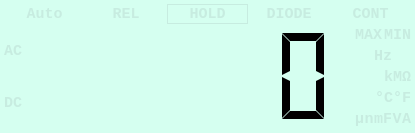
<?xml version="1.0" encoding="UTF-8"?>
<ui version="4.0">
 <class>DMMDisplay</class>
 <widget class="QWidget" name="DMMDisplay">
  <property name="geometry">
   <rect>
    <x>0</x>
    <y>0</y>
    <width>415</width>
    <height>133</height>
   </rect>
  </property>
  <property name="palette">
   <palette>
    <active>
     <colorrole role="WindowText">
      <brush brushstyle="SolidPattern">
       <color alpha="255">
        <red>0</red>
        <green>0</green>
        <blue>0</blue>
       </color>
      </brush>
     </colorrole>
     <colorrole role="Button">
      <brush brushstyle="SolidPattern">
       <color alpha="255">
        <red>213</red>
        <green>255</green>
        <blue>240</blue>
       </color>
      </brush>
     </colorrole>
     <colorrole role="Light">
      <brush brushstyle="SolidPattern">
       <color alpha="255">
        <red>255</red>
        <green>255</green>
        <blue>255</blue>
       </color>
      </brush>
     </colorrole>
     <colorrole role="Midlight">
      <brush brushstyle="SolidPattern">
       <color alpha="255">
        <red>234</red>
        <green>255</green>
        <blue>247</blue>
       </color>
      </brush>
     </colorrole>
     <colorrole role="Dark">
      <brush brushstyle="SolidPattern">
       <color alpha="255">
        <red>175</red>
        <green>208</green>
        <blue>197</blue>
       </color>
      </brush>
     </colorrole>
     <colorrole role="Mid">
      <brush brushstyle="SolidPattern">
       <color alpha="255">
        <red>142</red>
        <green>170</green>
        <blue>160</blue>
       </color>
      </brush>
     </colorrole>
     <colorrole role="Text">
      <brush brushstyle="SolidPattern">
       <color alpha="255">
        <red>0</red>
        <green>0</green>
        <blue>0</blue>
       </color>
      </brush>
     </colorrole>
     <colorrole role="BrightText">
      <brush brushstyle="SolidPattern">
       <color alpha="255">
        <red>255</red>
        <green>255</green>
        <blue>255</blue>
       </color>
      </brush>
     </colorrole>
     <colorrole role="ButtonText">
      <brush brushstyle="SolidPattern">
       <color alpha="255">
        <red>0</red>
        <green>0</green>
        <blue>0</blue>
       </color>
      </brush>
     </colorrole>
     <colorrole role="Base">
      <brush brushstyle="SolidPattern">
       <color alpha="255">
        <red>255</red>
        <green>255</green>
        <blue>255</blue>
       </color>
      </brush>
     </colorrole>
     <colorrole role="Window">
      <brush brushstyle="SolidPattern">
       <color alpha="255">
        <red>213</red>
        <green>255</green>
        <blue>240</blue>
       </color>
      </brush>
     </colorrole>
     <colorrole role="Shadow">
      <brush brushstyle="SolidPattern">
       <color alpha="255">
        <red>0</red>
        <green>0</green>
        <blue>0</blue>
       </color>
      </brush>
     </colorrole>
     <colorrole role="AlternateBase">
      <brush brushstyle="SolidPattern">
       <color alpha="255">
        <red>234</red>
        <green>255</green>
        <blue>247</blue>
       </color>
      </brush>
     </colorrole>
     <colorrole role="ToolTipBase">
      <brush brushstyle="SolidPattern">
       <color alpha="255">
        <red>255</red>
        <green>255</green>
        <blue>220</blue>
       </color>
      </brush>
     </colorrole>
     <colorrole role="ToolTipText">
      <brush brushstyle="SolidPattern">
       <color alpha="255">
        <red>0</red>
        <green>0</green>
        <blue>0</blue>
       </color>
      </brush>
     </colorrole>
    </active>
    <inactive>
     <colorrole role="WindowText">
      <brush brushstyle="SolidPattern">
       <color alpha="255">
        <red>0</red>
        <green>0</green>
        <blue>0</blue>
       </color>
      </brush>
     </colorrole>
     <colorrole role="Button">
      <brush brushstyle="SolidPattern">
       <color alpha="255">
        <red>213</red>
        <green>255</green>
        <blue>240</blue>
       </color>
      </brush>
     </colorrole>
     <colorrole role="Light">
      <brush brushstyle="SolidPattern">
       <color alpha="255">
        <red>255</red>
        <green>255</green>
        <blue>255</blue>
       </color>
      </brush>
     </colorrole>
     <colorrole role="Midlight">
      <brush brushstyle="SolidPattern">
       <color alpha="255">
        <red>234</red>
        <green>255</green>
        <blue>247</blue>
       </color>
      </brush>
     </colorrole>
     <colorrole role="Dark">
      <brush brushstyle="SolidPattern">
       <color alpha="255">
        <red>175</red>
        <green>208</green>
        <blue>197</blue>
       </color>
      </brush>
     </colorrole>
     <colorrole role="Mid">
      <brush brushstyle="SolidPattern">
       <color alpha="255">
        <red>142</red>
        <green>170</green>
        <blue>160</blue>
       </color>
      </brush>
     </colorrole>
     <colorrole role="Text">
      <brush brushstyle="SolidPattern">
       <color alpha="255">
        <red>0</red>
        <green>0</green>
        <blue>0</blue>
       </color>
      </brush>
     </colorrole>
     <colorrole role="BrightText">
      <brush brushstyle="SolidPattern">
       <color alpha="255">
        <red>255</red>
        <green>255</green>
        <blue>255</blue>
       </color>
      </brush>
     </colorrole>
     <colorrole role="ButtonText">
      <brush brushstyle="SolidPattern">
       <color alpha="255">
        <red>0</red>
        <green>0</green>
        <blue>0</blue>
       </color>
      </brush>
     </colorrole>
     <colorrole role="Base">
      <brush brushstyle="SolidPattern">
       <color alpha="255">
        <red>255</red>
        <green>255</green>
        <blue>255</blue>
       </color>
      </brush>
     </colorrole>
     <colorrole role="Window">
      <brush brushstyle="SolidPattern">
       <color alpha="255">
        <red>213</red>
        <green>255</green>
        <blue>240</blue>
       </color>
      </brush>
     </colorrole>
     <colorrole role="Shadow">
      <brush brushstyle="SolidPattern">
       <color alpha="255">
        <red>0</red>
        <green>0</green>
        <blue>0</blue>
       </color>
      </brush>
     </colorrole>
     <colorrole role="AlternateBase">
      <brush brushstyle="SolidPattern">
       <color alpha="255">
        <red>234</red>
        <green>255</green>
        <blue>247</blue>
       </color>
      </brush>
     </colorrole>
     <colorrole role="ToolTipBase">
      <brush brushstyle="SolidPattern">
       <color alpha="255">
        <red>255</red>
        <green>255</green>
        <blue>220</blue>
       </color>
      </brush>
     </colorrole>
     <colorrole role="ToolTipText">
      <brush brushstyle="SolidPattern">
       <color alpha="255">
        <red>0</red>
        <green>0</green>
        <blue>0</blue>
       </color>
      </brush>
     </colorrole>
    </inactive>
    <disabled>
     <colorrole role="WindowText">
      <brush brushstyle="SolidPattern">
       <color alpha="255">
        <red>199</red>
        <green>236</green>
        <blue>224</blue>
       </color>
      </brush>
     </colorrole>
     <colorrole role="Button">
      <brush brushstyle="SolidPattern">
       <color alpha="255">
        <red>213</red>
        <green>255</green>
        <blue>240</blue>
       </color>
      </brush>
     </colorrole>
     <colorrole role="Light">
      <brush brushstyle="SolidPattern">
       <color alpha="255">
        <red>255</red>
        <green>255</green>
        <blue>255</blue>
       </color>
      </brush>
     </colorrole>
     <colorrole role="Midlight">
      <brush brushstyle="SolidPattern">
       <color alpha="255">
        <red>234</red>
        <green>255</green>
        <blue>247</blue>
       </color>
      </brush>
     </colorrole>
     <colorrole role="Dark">
      <brush brushstyle="SolidPattern">
       <color alpha="255">
        <red>175</red>
        <green>208</green>
        <blue>197</blue>
       </color>
      </brush>
     </colorrole>
     <colorrole role="Mid">
      <brush brushstyle="SolidPattern">
       <color alpha="255">
        <red>142</red>
        <green>170</green>
        <blue>160</blue>
       </color>
      </brush>
     </colorrole>
     <colorrole role="Text">
      <brush brushstyle="SolidPattern">
       <color alpha="255">
        <red>175</red>
        <green>208</green>
        <blue>197</blue>
       </color>
      </brush>
     </colorrole>
     <colorrole role="BrightText">
      <brush brushstyle="SolidPattern">
       <color alpha="255">
        <red>255</red>
        <green>255</green>
        <blue>255</blue>
       </color>
      </brush>
     </colorrole>
     <colorrole role="ButtonText">
      <brush brushstyle="SolidPattern">
       <color alpha="255">
        <red>175</red>
        <green>208</green>
        <blue>197</blue>
       </color>
      </brush>
     </colorrole>
     <colorrole role="Base">
      <brush brushstyle="SolidPattern">
       <color alpha="255">
        <red>213</red>
        <green>255</green>
        <blue>240</blue>
       </color>
      </brush>
     </colorrole>
     <colorrole role="Window">
      <brush brushstyle="SolidPattern">
       <color alpha="255">
        <red>213</red>
        <green>255</green>
        <blue>240</blue>
       </color>
      </brush>
     </colorrole>
     <colorrole role="Shadow">
      <brush brushstyle="SolidPattern">
       <color alpha="255">
        <red>0</red>
        <green>0</green>
        <blue>0</blue>
       </color>
      </brush>
     </colorrole>
     <colorrole role="AlternateBase">
      <brush brushstyle="SolidPattern">
       <color alpha="255">
        <red>213</red>
        <green>255</green>
        <blue>240</blue>
       </color>
      </brush>
     </colorrole>
     <colorrole role="ToolTipBase">
      <brush brushstyle="SolidPattern">
       <color alpha="255">
        <red>255</red>
        <green>255</green>
        <blue>220</blue>
       </color>
      </brush>
     </colorrole>
     <colorrole role="ToolTipText">
      <brush brushstyle="SolidPattern">
       <color alpha="255">
        <red>0</red>
        <green>0</green>
        <blue>0</blue>
       </color>
      </brush>
     </colorrole>
    </disabled>
   </palette>
  </property>
  <property name="font">
   <font>
    <family>Monospace</family>
    <pointsize>11</pointsize>
    <weight>75</weight>
    <bold>true</bold>
   </font>
  </property>
  <property name="windowTitle">
   <string>TekPower DMM</string>
  </property>
  <property name="windowIcon">
   <iconset resource="TekPowerDMM.qrc">
    <normaloff>:/TekPowerDMM.ico</normaloff>:/TekPowerDMM.ico</iconset>
  </property>
  <layout class="QVBoxLayout" name="verticalLayout_3" stretch="0,1">
   <property name="spacing">
    <number>0</number>
   </property>
   <property name="leftMargin">
    <number>4</number>
   </property>
   <property name="topMargin">
    <number>4</number>
   </property>
   <property name="rightMargin">
    <number>4</number>
   </property>
   <property name="bottomMargin">
    <number>4</number>
   </property>
   <item>
    <layout class="QHBoxLayout" name="hl1">
     <property name="spacing">
      <number>0</number>
     </property>
     <item>
      <widget class="QLabel" name="lAuto">
       <property name="enabled">
        <bool>false</bool>
       </property>
       <property name="text">
        <string>Auto</string>
       </property>
       <property name="textFormat">
        <enum>Qt::PlainText</enum>
       </property>
       <property name="scaledContents">
        <bool>true</bool>
       </property>
       <property name="alignment">
        <set>Qt::AlignCenter</set>
       </property>
      </widget>
     </item>
     <item>
      <widget class="QLabel" name="lRel">
       <property name="enabled">
        <bool>false</bool>
       </property>
       <property name="text">
        <string>REL</string>
       </property>
       <property name="textFormat">
        <enum>Qt::PlainText</enum>
       </property>
       <property name="scaledContents">
        <bool>true</bool>
       </property>
       <property name="alignment">
        <set>Qt::AlignCenter</set>
       </property>
      </widget>
     </item>
     <item>
      <widget class="QLabel" name="lHold">
       <property name="enabled">
        <bool>false</bool>
       </property>
       <property name="palette">
        <palette>
         <active>
          <colorrole role="WindowText">
           <brush brushstyle="SolidPattern">
            <color alpha="255">
             <red>213</red>
             <green>255</green>
             <blue>240</blue>
            </color>
           </brush>
          </colorrole>
          <colorrole role="Base">
           <brush brushstyle="SolidPattern">
            <color alpha="255">
             <red>255</red>
             <green>255</green>
             <blue>255</blue>
            </color>
           </brush>
          </colorrole>
          <colorrole role="Window">
           <brush brushstyle="SolidPattern">
            <color alpha="255">
             <red>0</red>
             <green>0</green>
             <blue>0</blue>
            </color>
           </brush>
          </colorrole>
          <colorrole role="Shadow">
           <brush brushstyle="SolidPattern">
            <color alpha="255">
             <red>0</red>
             <green>0</green>
             <blue>0</blue>
            </color>
           </brush>
          </colorrole>
         </active>
         <inactive>
          <colorrole role="WindowText">
           <brush brushstyle="SolidPattern">
            <color alpha="255">
             <red>213</red>
             <green>255</green>
             <blue>240</blue>
            </color>
           </brush>
          </colorrole>
          <colorrole role="Base">
           <brush brushstyle="SolidPattern">
            <color alpha="255">
             <red>255</red>
             <green>255</green>
             <blue>255</blue>
            </color>
           </brush>
          </colorrole>
          <colorrole role="Window">
           <brush brushstyle="SolidPattern">
            <color alpha="255">
             <red>0</red>
             <green>0</green>
             <blue>0</blue>
            </color>
           </brush>
          </colorrole>
          <colorrole role="Shadow">
           <brush brushstyle="SolidPattern">
            <color alpha="255">
             <red>0</red>
             <green>0</green>
             <blue>0</blue>
            </color>
           </brush>
          </colorrole>
         </inactive>
         <disabled>
          <colorrole role="WindowText">
           <brush brushstyle="SolidPattern">
            <color alpha="255">
             <red>199</red>
             <green>236</green>
             <blue>224</blue>
            </color>
           </brush>
          </colorrole>
          <colorrole role="Base">
           <brush brushstyle="SolidPattern">
            <color alpha="255">
             <red>213</red>
             <green>255</green>
             <blue>240</blue>
            </color>
           </brush>
          </colorrole>
          <colorrole role="Window">
           <brush brushstyle="SolidPattern">
            <color alpha="255">
             <red>213</red>
             <green>255</green>
             <blue>240</blue>
            </color>
           </brush>
          </colorrole>
          <colorrole role="Shadow">
           <brush brushstyle="SolidPattern">
            <color alpha="255">
             <red>213</red>
             <green>255</green>
             <blue>240</blue>
            </color>
           </brush>
          </colorrole>
         </disabled>
        </palette>
       </property>
       <property name="autoFillBackground">
        <bool>true</bool>
       </property>
       <property name="frameShape">
        <enum>QFrame::Box</enum>
       </property>
       <property name="text">
        <string>HOLD</string>
       </property>
       <property name="textFormat">
        <enum>Qt::PlainText</enum>
       </property>
       <property name="scaledContents">
        <bool>true</bool>
       </property>
       <property name="alignment">
        <set>Qt::AlignCenter</set>
       </property>
      </widget>
     </item>
     <item>
      <widget class="QLabel" name="lDiode">
       <property name="enabled">
        <bool>false</bool>
       </property>
       <property name="text">
        <string>DIODE</string>
       </property>
       <property name="textFormat">
        <enum>Qt::PlainText</enum>
       </property>
       <property name="scaledContents">
        <bool>true</bool>
       </property>
       <property name="alignment">
        <set>Qt::AlignCenter</set>
       </property>
      </widget>
     </item>
     <item>
      <widget class="QLabel" name="lCont">
       <property name="enabled">
        <bool>false</bool>
       </property>
       <property name="text">
        <string>CONT</string>
       </property>
       <property name="textFormat">
        <enum>Qt::PlainText</enum>
       </property>
       <property name="scaledContents">
        <bool>true</bool>
       </property>
       <property name="alignment">
        <set>Qt::AlignCenter</set>
       </property>
      </widget>
     </item>
    </layout>
   </item>
   <item>
    <layout class="QHBoxLayout" name="hl2" stretch="0,2,0">
     <item>
      <layout class="QVBoxLayout" name="vl1">
       <item>
        <widget class="QLabel" name="lAC">
         <property name="enabled">
          <bool>false</bool>
         </property>
         <property name="text">
          <string>AC</string>
         </property>
         <property name="textFormat">
          <enum>Qt::PlainText</enum>
         </property>
         <property name="scaledContents">
          <bool>true</bool>
         </property>
         <property name="alignment">
          <set>Qt::AlignCenter</set>
         </property>
        </widget>
       </item>
       <item>
        <widget class="QLabel" name="lDC">
         <property name="enabled">
          <bool>false</bool>
         </property>
         <property name="text">
          <string>DC</string>
         </property>
         <property name="textFormat">
          <enum>Qt::PlainText</enum>
         </property>
         <property name="scaledContents">
          <bool>true</bool>
         </property>
         <property name="alignment">
          <set>Qt::AlignCenter</set>
         </property>
        </widget>
       </item>
      </layout>
     </item>
     <item>
      <widget class="QLCDNumber" name="lcdNumber">
       <property name="frameShape">
        <enum>QFrame::NoFrame</enum>
       </property>
       <property name="smallDecimalPoint">
        <bool>true</bool>
       </property>
       <property name="digitCount">
        <number>5</number>
       </property>
       <property name="segmentStyle">
        <enum>QLCDNumber::Flat</enum>
       </property>
      </widget>
     </item>
     <item>
      <layout class="QVBoxLayout" name="vl2">
       <property name="spacing">
        <number>0</number>
       </property>
       <item>
        <layout class="QHBoxLayout" name="vl2hl4">
         <property name="spacing">
          <number>2</number>
         </property>
         <item>
          <widget class="QLabel" name="lMax">
           <property name="enabled">
            <bool>false</bool>
           </property>
           <property name="text">
            <string>MAX</string>
           </property>
           <property name="textFormat">
            <enum>Qt::PlainText</enum>
           </property>
           <property name="scaledContents">
            <bool>true</bool>
           </property>
           <property name="alignment">
            <set>Qt::AlignCenter</set>
           </property>
          </widget>
         </item>
         <item>
          <widget class="QLabel" name="lMin">
           <property name="enabled">
            <bool>false</bool>
           </property>
           <property name="text">
            <string>MIN</string>
           </property>
           <property name="textFormat">
            <enum>Qt::PlainText</enum>
           </property>
           <property name="scaledContents">
            <bool>true</bool>
           </property>
           <property name="alignment">
            <set>Qt::AlignCenter</set>
           </property>
          </widget>
         </item>
        </layout>
       </item>
       <item>
        <widget class="QLabel" name="lHerz">
         <property name="enabled">
          <bool>false</bool>
         </property>
         <property name="text">
          <string>Hz</string>
         </property>
         <property name="textFormat">
          <enum>Qt::PlainText</enum>
         </property>
         <property name="scaledContents">
          <bool>true</bool>
         </property>
         <property name="alignment">
          <set>Qt::AlignCenter</set>
         </property>
        </widget>
       </item>
       <item>
        <layout class="QHBoxLayout" name="vl2hl1">
         <property name="spacing">
          <number>0</number>
         </property>
         <item>
          <spacer name="horizontalSpacer">
           <property name="orientation">
            <enum>Qt::Horizontal</enum>
           </property>
           <property name="sizeType">
            <enum>QSizePolicy::MinimumExpanding</enum>
           </property>
           <property name="sizeHint" stdset="0">
            <size>
             <width>0</width>
             <height>0</height>
            </size>
           </property>
          </spacer>
         </item>
         <item>
          <widget class="QLabel" name="lKilo">
           <property name="enabled">
            <bool>false</bool>
           </property>
           <property name="text">
            <string>k</string>
           </property>
           <property name="textFormat">
            <enum>Qt::PlainText</enum>
           </property>
           <property name="scaledContents">
            <bool>true</bool>
           </property>
           <property name="alignment">
            <set>Qt::AlignCenter</set>
           </property>
          </widget>
         </item>
         <item>
          <widget class="QLabel" name="lMega">
           <property name="enabled">
            <bool>false</bool>
           </property>
           <property name="text">
            <string>M</string>
           </property>
           <property name="textFormat">
            <enum>Qt::PlainText</enum>
           </property>
           <property name="scaledContents">
            <bool>true</bool>
           </property>
           <property name="alignment">
            <set>Qt::AlignCenter</set>
           </property>
          </widget>
         </item>
         <item>
          <widget class="QLabel" name="lOhm">
           <property name="enabled">
            <bool>false</bool>
           </property>
           <property name="text">
            <string>Ω</string>
           </property>
           <property name="textFormat">
            <enum>Qt::PlainText</enum>
           </property>
           <property name="scaledContents">
            <bool>true</bool>
           </property>
           <property name="alignment">
            <set>Qt::AlignCenter</set>
           </property>
          </widget>
         </item>
        </layout>
       </item>
       <item>
        <layout class="QHBoxLayout" name="vl2hl2">
         <property name="spacing">
          <number>0</number>
         </property>
         <item>
          <spacer name="horizontalSpacer_2">
           <property name="orientation">
            <enum>Qt::Horizontal</enum>
           </property>
           <property name="sizeType">
            <enum>QSizePolicy::MinimumExpanding</enum>
           </property>
           <property name="sizeHint" stdset="0">
            <size>
             <width>0</width>
             <height>0</height>
            </size>
           </property>
          </spacer>
         </item>
         <item>
          <widget class="QLabel" name="lCelsius">
           <property name="enabled">
            <bool>false</bool>
           </property>
           <property name="text">
            <string>°C</string>
           </property>
           <property name="textFormat">
            <enum>Qt::PlainText</enum>
           </property>
           <property name="scaledContents">
            <bool>true</bool>
           </property>
           <property name="alignment">
            <set>Qt::AlignCenter</set>
           </property>
          </widget>
         </item>
         <item>
          <widget class="QLabel" name="lFahrenheit">
           <property name="enabled">
            <bool>false</bool>
           </property>
           <property name="text">
            <string>°F</string>
           </property>
           <property name="textFormat">
            <enum>Qt::PlainText</enum>
           </property>
           <property name="scaledContents">
            <bool>true</bool>
           </property>
           <property name="alignment">
            <set>Qt::AlignCenter</set>
           </property>
          </widget>
         </item>
        </layout>
       </item>
       <item>
        <layout class="QHBoxLayout" name="vl2hl3">
         <property name="spacing">
          <number>0</number>
         </property>
         <item>
          <widget class="QLabel" name="lMicro">
           <property name="enabled">
            <bool>false</bool>
           </property>
           <property name="text">
            <string>µ</string>
           </property>
           <property name="textFormat">
            <enum>Qt::PlainText</enum>
           </property>
           <property name="scaledContents">
            <bool>true</bool>
           </property>
           <property name="alignment">
            <set>Qt::AlignCenter</set>
           </property>
          </widget>
         </item>
         <item>
          <widget class="QLabel" name="lNano">
           <property name="enabled">
            <bool>false</bool>
           </property>
           <property name="text">
            <string>n</string>
           </property>
           <property name="textFormat">
            <enum>Qt::PlainText</enum>
           </property>
           <property name="scaledContents">
            <bool>true</bool>
           </property>
           <property name="alignment">
            <set>Qt::AlignCenter</set>
           </property>
          </widget>
         </item>
         <item>
          <widget class="QLabel" name="lMilli">
           <property name="enabled">
            <bool>false</bool>
           </property>
           <property name="text">
            <string>m</string>
           </property>
           <property name="textFormat">
            <enum>Qt::PlainText</enum>
           </property>
           <property name="scaledContents">
            <bool>true</bool>
           </property>
           <property name="alignment">
            <set>Qt::AlignCenter</set>
           </property>
          </widget>
         </item>
         <item>
          <widget class="QLabel" name="lFarad">
           <property name="enabled">
            <bool>false</bool>
           </property>
           <property name="text">
            <string>F</string>
           </property>
           <property name="textFormat">
            <enum>Qt::PlainText</enum>
           </property>
           <property name="scaledContents">
            <bool>true</bool>
           </property>
           <property name="alignment">
            <set>Qt::AlignCenter</set>
           </property>
          </widget>
         </item>
         <item>
          <widget class="QLabel" name="lVolt">
           <property name="enabled">
            <bool>false</bool>
           </property>
           <property name="text">
            <string>V</string>
           </property>
           <property name="textFormat">
            <enum>Qt::PlainText</enum>
           </property>
           <property name="scaledContents">
            <bool>true</bool>
           </property>
           <property name="alignment">
            <set>Qt::AlignCenter</set>
           </property>
          </widget>
         </item>
         <item>
          <widget class="QLabel" name="lAmp">
           <property name="enabled">
            <bool>false</bool>
           </property>
           <property name="text">
            <string>A</string>
           </property>
           <property name="textFormat">
            <enum>Qt::PlainText</enum>
           </property>
           <property name="scaledContents">
            <bool>true</bool>
           </property>
           <property name="alignment">
            <set>Qt::AlignCenter</set>
           </property>
          </widget>
         </item>
        </layout>
       </item>
      </layout>
     </item>
    </layout>
   </item>
  </layout>
 </widget>
 <resources>
  <include location="TekPowerDMM.qrc"/>
 </resources>
 <connections/>
</ui>
